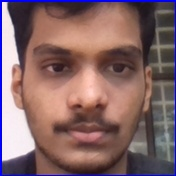
#> input picture face recognition/data/Arun/1.jpg, 176 x 176 px, given in place of the camera
$ python VirtualKeyboard-2.py
#> lines starting #> are read from the running program, lines starting #| are printed output that depends on the picture; after the words box and inside, x2 and y2 are one past the last pixel; in counts of white or black regions, pixels touching at a corner belong together
import cv2 as cv
import numpy as np
import imutils
import json
import pyautogui
import time
cam = cv.VideoCapture(0)
arr=[]
nums=["1","2","3","4","5","6","7","8","9","0"]
row1=["Q","W","E","R","T","Y","U","I","O","P"]
row2=["A","S","D","F","G","H","J","K","L"]
row3=["Z","X","C","V","B","N","M"]
row4=["space","enter","backspace"]
row6=["volumeup","volumedown","volumemute"]
x=10
y=20
for i in range(0,10):
    data={}
    data["x"]=x
    data["y"]=y
    data["w"]=100
    data["h"]=80
    data["value"]=nums[i]
    arr.append(data)
    x=x+100
y=100
x=10
for i in range(0,10):
    data={}
    data["x"]=x
    data["y"]=y
    data["w"]=100
    data["h"]=80
    data["value"]=row1[i]
    arr.append(data)
    x=x+100
x=110
y=180
for i in range(0,9):
    data={}
    data["x"]=x
    data["y"]=y
    data["w"]=100
    data["h"]=80
    data["value"]=row2[i]
    arr.append(data)
    x=x+100
x=210
y=260
for i in range(0,7):
    data={}
    data["x"]=x
    data["y"]=y
    data["w"]=100
    data["h"]=80
    data["value"]=row3[i]
    arr.append(data)
    x=x+100
x=110
y=340
data={}
data["x"]=x
data["y"]=y
data["w"]=200
data["h"]=80
data["value"]=row4[0]
arr.append(data)
data={}
data["x"]=310
data["y"]=y
data["w"]=200
data["h"]=80
data["value"]=row4[1]
arr.append(data)
data={}
data["x"]=510
data["y"]=340
data["w"]=250
data["h"]=80
data["value"]=row4[2]
arr.append(data)
data={}
# data["x"]=760
# data["y"]=340
# data["w"]=200
# data["h"]=80
# data["value"]=row4[3]
# arr.append(data)
# x=110
# y=420
# data={}
# data["x"]=x
# data["y"]=y
# data["w"]=200
# data["h"]=80
# # data["value"]=row5[0]
# # arr.append(data)
# data={}
# data["x"]=310
# data["y"]=y
# data["w"]=200
# data["h"]=80
# data["value"]=row5[0]
# arr.append(data)
# data={}
# data["x"]=510
# data["y"]=y
# data["w"]=200
# data["h"]=80
# data["value"]=row5[1]
# arr.append(data)
# data={}
# data["x"]=710
# data["y"]=y
# data["w"]=200
# data["h"]=80
# # data["value"]=row5[2]
# # arr.append(data)
x=10
y=500
data={}
data["x"]=x
data["y"]=y
data["w"]=200
data["h"]=80
data["value"]=row6[0]
arr.append(data)
data={}
data["x"]=210
data["y"]=y
data["w"]=200
data["h"]=80
data["value"]=row6[1]
arr.append(data)
data={}
data["x"]=410
data["y"]=y
data["w"]=200
data["h"]=80
data["value"]=row6[2]
arr.append(data)

json_string=json.dumps(arr)
json_data=json.loads(json_string)
#print(json_data)
while(1):
    ret,img = cam.read()
#> img is the input picture: shape (176, 176, 3); mean B, G, R 103.9, 102.6, 132.5
    img = cv.GaussianBlur(img,(5,5),0)
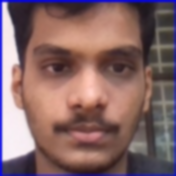
#> img: shape (176, 176, 3); mean B, G, R 103.7, 102.8, 132.8
    img=imutils.resize(img,width=1030,height=700)
#> img: shape (1030, 1030, 3)
    height,width=img.shape[:2]
#> height = 1030; width = 1030
    x=10
    y=20
    for i in range(0,10):
        cv.rectangle(img,(x,y),(x+100,y+80),(0,255,255),2)
        cv.putText(img,nums[i],(x+50,y+40),cv.FONT_HERSHEY_SIMPLEX,1,(0,0,255),2,cv.LINE_AA,False)
        x=x+100
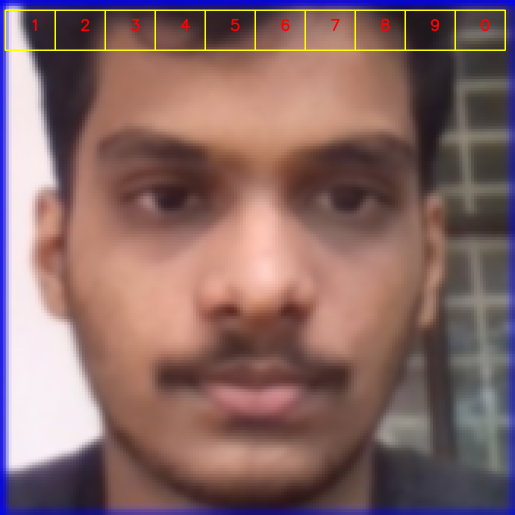
#> img: shape (1030, 1030, 3) (shown at 1/2 size); mean B, G, R 102.9, 104.2, 134.5
#> after the loop, x = 1010
    y=100
    x=10
    for i in range(0,10):
        cv.rectangle(img,(x,y),(x+100,y+80),(0,255,255),2)
        cv.putText(img,row1[i],(x+50,y+40),cv.FONT_HERSHEY_SIMPLEX,1,(0,0,255),2,cv.LINE_AA,False)
        x=x+100
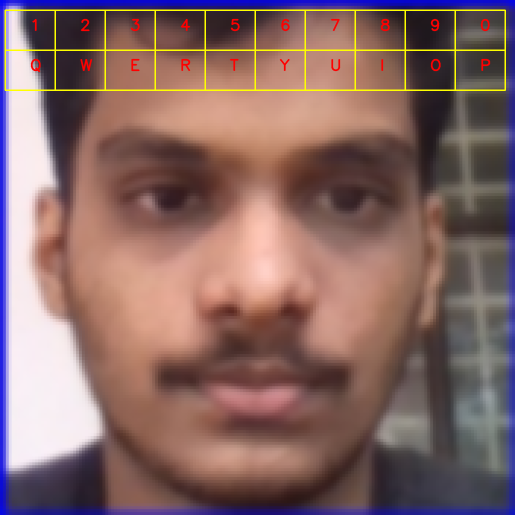
#> img: shape (1030, 1030, 3) (shown at 1/2 size); 0.77% of pixels changed, all inside (x1, y1, x2, y2) = (9, 101, 1012, 182)
#> after the loop, x = 1010
    x=110
    y=180
    for i in range(0,9):
        cv.rectangle(img,(x,y),(x+100,y+80),(0,255,255),2)
        cv.putText(img,row2[i],(x+50,y+40),cv.FONT_HERSHEY_SIMPLEX,1,(0,0,255),2,cv.LINE_AA,False)
        x=x+100
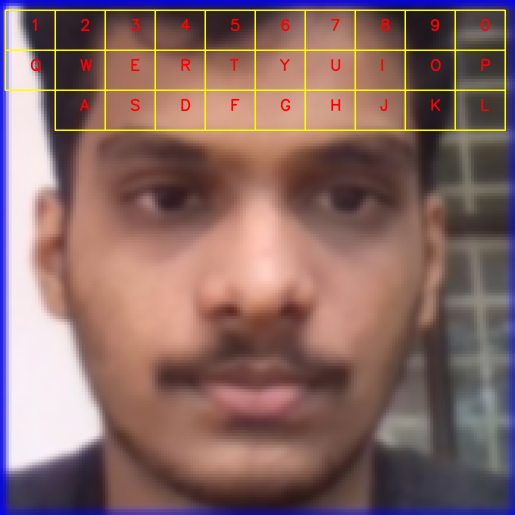
#> img: shape (1030, 1030, 3) (shown at 1/2 size); 0.68% of pixels changed, all inside (x1, y1, x2, y2) = (109, 181, 1012, 262)
#> after the loop, x = 1010

    x=210
    y=260
    for i in range(0,7):
        cv.rectangle(img,(x,y),(x+100,y+80),(0,255,255),2)
        cv.putText(img,row3[i],(x+50,y+40),cv.FONT_HERSHEY_SIMPLEX,1,(0,0,255),2,cv.LINE_AA,False)
        x=x+100
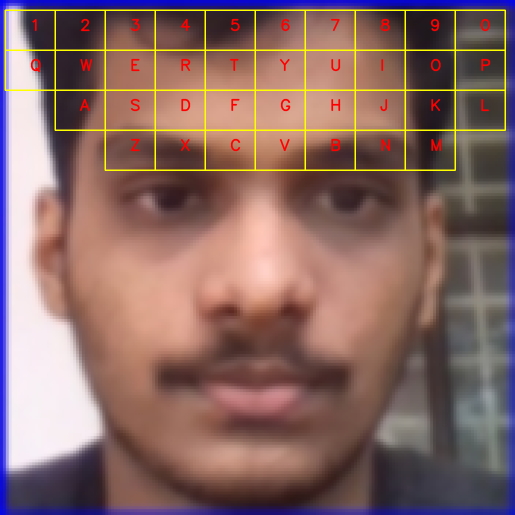
#> img: shape (1030, 1030, 3) (shown at 1/2 size); 0.57% of pixels changed, all inside (x1, y1, x2, y2) = (209, 262, 912, 342)
#> after the loop, x = 910
    x=110
    y=340
    cv.rectangle(img,(x,y),(x+200,y+80),(0,255,255),2)
    cv.putText(img,row4[0],(x+70,y+40),cv.FONT_HERSHEY_SIMPLEX,1,(0,0,255),2,cv.LINE_AA,False)
    x=310
    y=340
    cv.rectangle(img,(x,y),(x+200,y+80),(0,255,255),2)
    cv.putText(img,row4[1],(x+70,y+40),cv.FONT_HERSHEY_SIMPLEX,1,(0,0,255),2,cv.LINE_AA,False)
    x=510
    y=340
    cv.rectangle(img,(x,y),(x+250,y+80),(0,255,255),2)
    cv.putText(img,row4[2],(x+70,y+40),cv.FONT_HERSHEY_SIMPLEX,1,(0,0,255),2,cv.LINE_AA,False)
    x=760
    y=340
    # [18 lines of commented-out code are left out]
    x=10
    y=500
    cv.rectangle(img,(x,y),(x+200,y+80),(0,255,255),2)
    cv.putText(img,"V+",(x+60,y+40),cv.FONT_HERSHEY_SIMPLEX,1,(0,0,255),2,cv.LINE_AA,False)
#> img: shape (1030, 1030, 3); mean B, G, R 100.6, 106.4, 137.6
    x=210
    y=500
    cv.rectangle(img,(x,y),(x+200,y+80),(0,255,255),2)
    cv.putText(img,"V-",(x+60,y+40),cv.FONT_HERSHEY_SIMPLEX,1,(0,0,255),2,cv.LINE_AA,False)
#> img: shape (1030, 1030, 3); mean B, G, R 100.4, 106.5, 137.7
    x=410
    y=500
    cv.rectangle(img,(x,y),(x+200,y+80),(0,255,255),2)
    cv.putText(img,"Vmute",(x+60,y+40),cv.FONT_HERSHEY_SIMPLEX,1,(0,0,255),2,cv.LINE_AA,False)
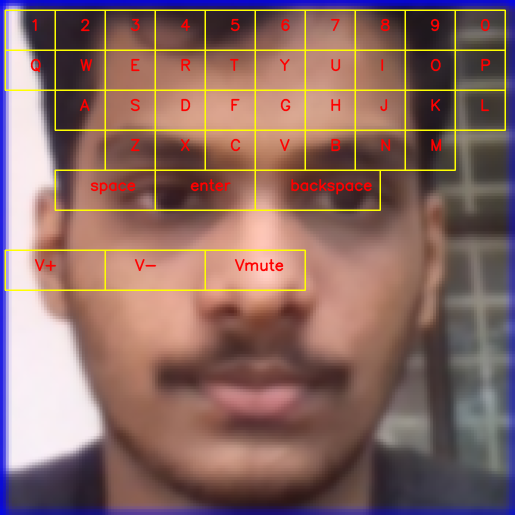
#> img: shape (1030, 1030, 3) (shown at 1/2 size); mean B, G, R 100.1, 106.5, 137.8


    hsv_img = cv.cvtColor(img,cv.COLOR_BGR2HSV)
#> hsv_img: shape (1030, 1030, 3); mean H, S, V 47.3, 90.2, 145.4

    #######################Green Colour################

    #mask = cv.inRange(hsv_img,np.array([65,60,60]),np.array([80,255,255]))


    ###################Red colour#####################################

    mask = cv.inRange(hsv_img,np.array([161,155,84]),np.array([179,255,255]))
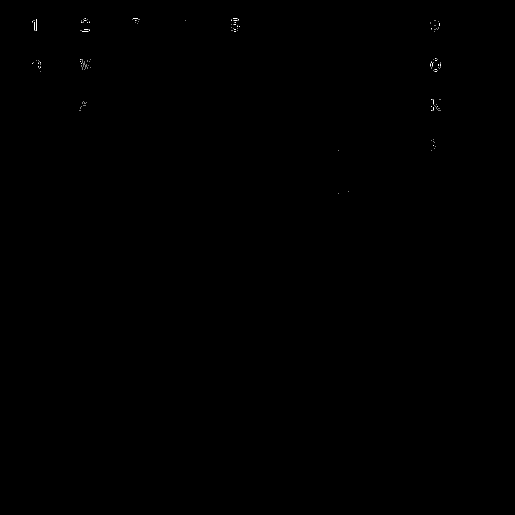
#> mask: shape (1030, 1030) (shown at 1/2 size); 0.04% white in thin lines or dots, all inside (x1, y1, x2, y2) = (64, 37, 882, 387)


    mask_open = cv.morphologyEx(mask,cv.MORPH_OPEN,np.ones((5,5)))
#> mask_open: shape (1030, 1030); every value is 0
    mask_close = cv.morphologyEx(mask_open,cv.MORPH_CLOSE,np.ones((20,20)))
    mask_final = mask_close
    conts,_ = cv.findContours(mask_final.copy(),cv.RETR_EXTERNAL,cv.CHAIN_APPROX_SIMPLE)
#> conts = []
    #cv.drawContours(img,conts,-1,(255,0,0),3)
    if(len(conts)==1):
        x,y,w,h = cv.boundingRect(conts[0])
        cx = round(x+w/2)
        cy = round(y+h/2)
        cv.circle(img,(cx,cy),20,(0,0,255),2)
        word=""
        for i in range(len(json_data)):
            if cx>=int(json_data[i]["x"]) and cx<=int(json_data[i]["x"])+int(json_data[i]["w"]) and cy>=int(json_data[i]["y"]) and cy<=int(json_data[i]["y"])+int(json_data[i]["h"]):
                word=json_data[i]["value"]
        #print(word)
        pyautogui.press(word)
        #print(word)
        #pyautogui.PAUSE=1
        time.sleep(.3)

    cv.imshow("cam",img)
    cv.waitKey(2)
